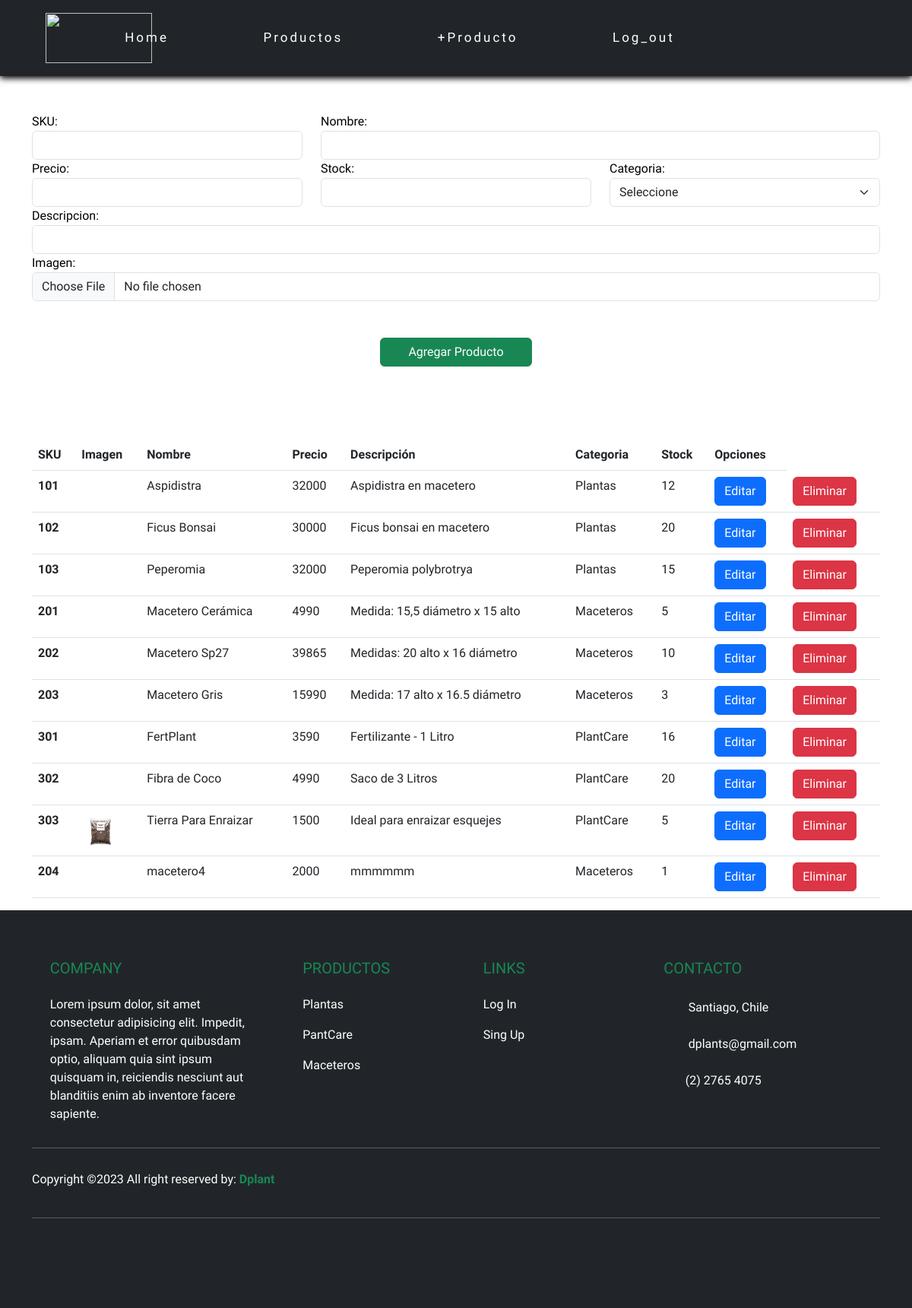
The app's page /agregarProductoBDD.html/ (signed in), older data.
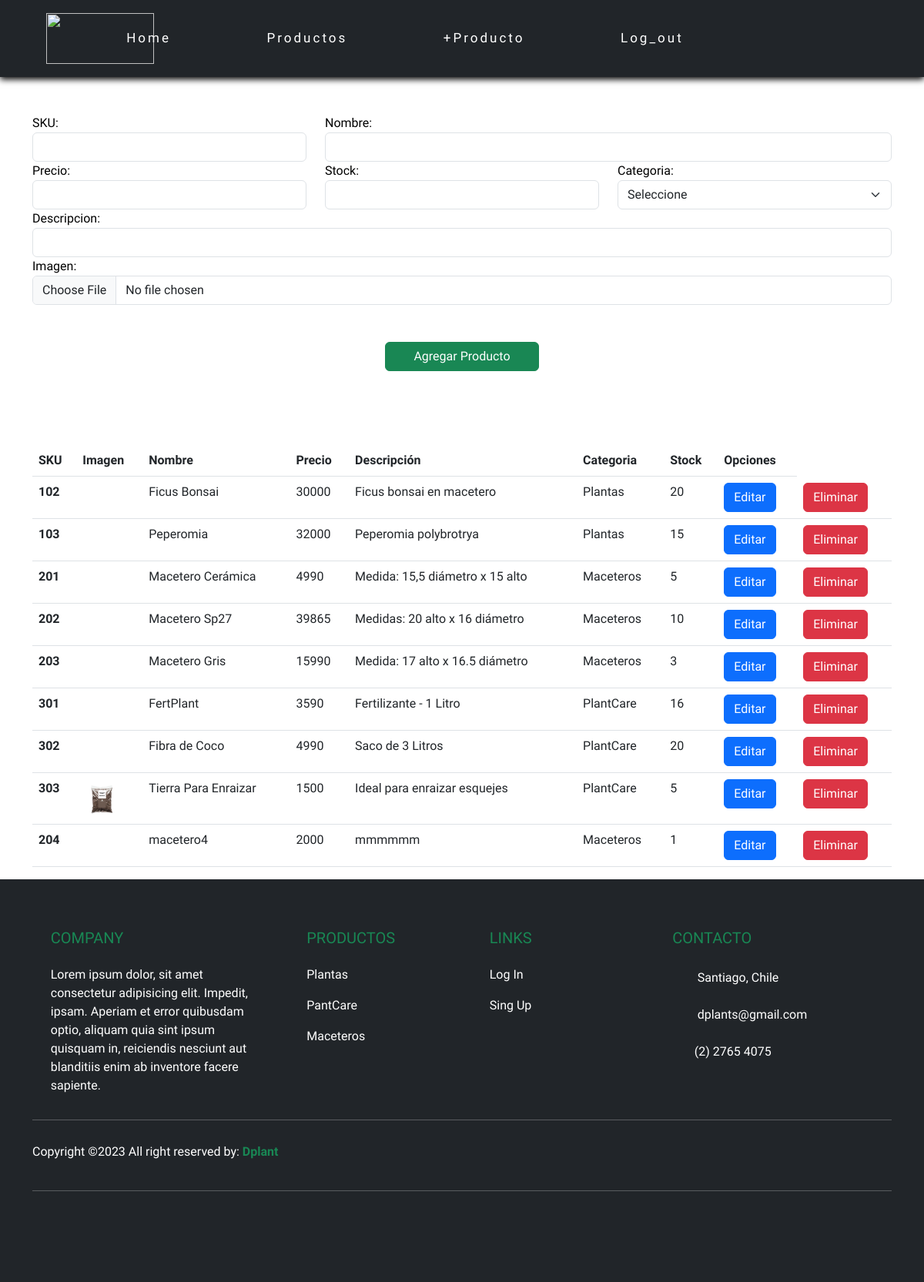
The same page, newer data.
### apps/Tienda/models.py (models this page shows, shortened)
class Producto(models.Model):
    sku = models.CharField(primary_key=True,max_length=15)
    nombre = models.CharField(max_length=50)
    precio = models.IntegerField()
    stock = models.IntegerField()
    fecha = models.DateField(auto_now_add=True)
    descripcion = models.CharField(max_length=120)
    imagenUrl = models.ImageField(upload_to="imgProducto", null=True)
    categoriaId = models.ForeignKey(Categoria, on_delete=models.CASCADE)

class Categoria(models.Model):
    id_categoria = models.IntegerField(primary_key=True)
    nombre_categoria = models.CharField(max_length=22)

### apps/Tienda/views.py (the view)
# urls.py: path('agregarProductoBDD.html/', cargarAgregarProductos , name='cargar_P_BDD'),
@login_required
def cargarAgregarProductos(request):
    categorias = Categoria.objects.all()
    productos = Producto.objects.all()
    return render(request,"agregarProductoBDD.html",{"cate":categorias,"prod":productos})

### apps/Tienda/templates/agregarProductoBDD.html (shortened to what this page needs)
{% extends './base.html' %}
{% load static %}
{% block body %}
    <div class="container mt-5">
        <form id="formularioAgregar" action="/agregarProductoF" method="POST" enctype="multipart/form-data">{% csrf_token %}
            <div class="row">
                <div class="col-md-4">
                    <label for="txtSku">SKU:</label>
                    <input name="txtSku" id="txtSku" type="text" class="form-control">
                </div>
                <div class="col-md-8">
                    <label for="txtnombre">Nombre:</label>
                    <input name="txtnombre" id="txtnombre" type="text" class="form-control">
                </div>
                <div class="col-md-4">
                    <label for="txtprecio">Precio:</label>
                    <input name="txtprecio" id="txtprecio" type="text" class="form-control">
                </div>
                <div class="col-md-4">
                    <label for="txtStock">Stock:</label>
                    <input name="txtStock" id="txtStock" type="text" class="form-control">
                </div>
                <div class="col-md-4">
                    <label for="cmbCategoria">Categoria:</label>
                    <select id="cmbCategoria" name="cmbCategoria" class="form-select" aria-label="Default select example">
                        <option disabled selected>Seleccione</option>
                    </select>
                </div>
                <div class="col-md-12">
                    <label for="txtDescripcion">Descripcion:</label>
                    <input name="txtDescripcion" id="txtDescripcion" type="text" class="form-control">
                </div>
                <div class="col-md-12">
                    <label for="txtImagen">Imagen:</label>
                    <input name="txtImagen" id="txtImagen" type="file" class="form-control">
                </div>
            </div>
            <div class="row d-flex justify-content-around">
                <button class="btn btn-success mt-5 mb-5" type="submit" style="width: 200px;">Agregar Producto</button>
            </div>
        </form>
    </div>
    <div class="container mt-5">
        <table class="table">
            <thead>
            <tr>
                <th scope="col">SKU</th>
                <th scope="col">Imagen</th>
                <th scope="col">Nombre</th>
                <th scope="col">Precio</th>
                <th scope="col">Descripción</th>
                <th scope="col">Categoria</th>
                <th scope="col">Stock</th>
                <th scope="col">Opciones</th>
            </tr>
            </thead>
            <tbody>
                {% for p in prod %}
            <tr>
                <th scope="row">{{p.sku}}</th>
                <td><img src="{{p.imagenUrl.url}}" alt="" height="50"></td>
                <td>
                    {{p.nombre}}
                </td>
                <td>
                    {{p.precio}}
                </td>
                <td>
                    {{p.descripcion}}
                </td>
                <td>
                    {{p.categoriaId.nombre_categoria}}
                </td>
                <td>
                    {{p.stock}}
                </td>
                <td><a href="/editarProducto/{{p.sku}}" class="btn btn-primary">Editar</a></td>
                <td><a href="/eliminarProducto/{{p.sku}}" class="btn btn-danger">Eliminar</a></td>
            </tr>
                {% endfor %}
            </tbody>
        </table>
    </div>
{% endblock %}

### apps/Tienda/templates/base.html (shortened to what this page needs)
{% load static %}
<!DOCTYPE html>
<html lang="en">
<head>
    <link rel="stylesheet" href="https://cdn.jsdelivr.net/npm/bootstrap@5.3.0-alpha3/dist/css/bootstrap.min.css">
    <link rel="stylesheet" href="{% static 'fontawesome/css/all.css' %}">
    <link rel="stylesheet" href="{% static 'css/style.css' %}">
</head>
<body>
    <header class="navbar-dark bg-dark">
        <div class="container-fluid ">
            <div class="navb-logo">
                <img  src="{% static 'img/ffffLogo.jpg' %}" alt="">
            </div>
            <div class="navb-items d-none d-xl-flex">
                <div class="item" id="itemOne">
                    <a href="{% url 'home' %}">Home</a>
                </div>
                <div class="item" id="itemTwo">
                    <a href="{% url 'prod' %}">Productos</a>
                </div>
                {% if request.user.is_authenticated %}
                    <div class="item" id="itemThree">
                        <a href="{% url 'cargar_P_BDD' %}">+Producto</a>
                    </div>
                {% endif %}
                {% if request.user.is_authenticated %}
                    <div class="item" id="itemFour">
                        <a href="{% url 'exit' %}">Log_out</a>
                    </div>
                {% else %}
                    <div class="item" id="itemFour">
                        <a href="{% url 'login' %}">Log_In</a>
                    </div>
                {% endif %}
                <div class="itemShop">
                    <a href="#"><i class="fa-solid fa-cart-shopping"></i></a>
                </div>
                <div class="darkmode item">
                    <label  class="switch" for="slider">
                        <i class="fa-regular fa-sun sun" id="toggleDark"></i>
                    </label>
                </div>
            </div>
        </div>
    </header>
    {% block body %}
    {% endblock %}
    <footer class="bg-dark text-white pt-5 pb-4">
        <div class="container text-center text-md-start">
            <div class="row text-center text-md-start">
                <div class="col-md-3 col-lg-3 col-xl-3 mx-auto mt-3">
                    <h5 class="text-uppercase mb-4 font-weight-bold text-success">Company</h5>
                    <p>Lorem ipsum dolor, sit amet consectetur adipisicing
                        elit. Impedit, ipsam. Aperiam et error quibusdam optio,
                        aliquam quia sint ipsum quisquam in, reiciendis nesciunt
                        aut blanditiis enim ab inventore facere sapiente.</p>
                </div>
                <div class="col-md-2 col-lg-2 col-xl-2 mx-auto mt-3">
                    <h5 class="text-uppercase mb-4 font-weight-bold text-success">Productos</h5>
                    <p>
                        <a href="#" class="text-white" style="text-decoration: none;">Plantas</a>
                    </p>
                    <p>
                        <a href="#" class="text-white" style="text-decoration: none;">PantCare</a>
                    </p>
                    <p>
                        <a href="#" class="text-white" style="text-decoration: none;">Maceteros</a>
                    </p>
                </div>
                <div class="col-md-3 col-lg-2 col-xl-2 mx-auto mt-3">
                    <h5 class="text-uppercase mb-4 font-weight-bold text-success">Links</h5>
                    <p>
                        <a href="logIn.html" class="text-white" style="text-decoration: none;">Log In</a>
                    </p>
                    <p>
                        <a href="singUp.html" class="text-white" style="text-decoration: none;">Sing Up</a>
                    </p>
                </div>
                <div class="col-md-4 col-lg-3 col-xl-3 mx-auto mt-3">
                    <h5 class="text-uppercase mb-4 font-weight-bold text-success">Contacto</h5>
                    <p>
                        <i class="fas fa-home m-2 "></i> Santiago, Chile
                    </p>
                    <p>
                        <i class="fas fa-envelope m-2 "></i> dplants@gmail.com
                    </p>
                    <p>
                        <i class="fas fa-phone m-2 "></i>(2) 2765 4075
                    </p>
                </div>
            </div>
            <hr class="mb-4 ">
            <div class="row align-items-center">
                <div class="col-md-7 col-lg-8">
                    <p> Copyright ©2023 All right reserved by:
                        <a href="#" style="text-decoration: none;">
                            <strong class="text-success">Dplant</strong>
                        </a>
                    </p>
                </div>
                <div class="col-md-5 col-lg-4 ">
                    <div class="text-center text-md-end">
                        <ul class="list-unstyled list-inline">
                            <li class="list-inline-item">
                                <a href="https://es-la.facebook.com/" class="btn-floating btn-sm text-white m-2"
                                    style="font-size: 23px;"><i class="fab fa-facebook"></i></a>
                            </li>
                            <li class="list-inline-item">
                                <a href="https://www.instagram.com/" class="btn-floating btn-sm text-white m-2"
                                    style="font-size: 23px;"><i class="fab fa-instagram"></i></a>
                            </li>
                            <li class="list-inline-item">
                                <a href="https://www.whatsapp.com/?lang=es" class="btn-floating btn-sm text-white m-2"
                                    style="font-size: 23px;"><i class="fab fa-whatsapp"></i></a>
                            </li>
                        </ul>
                    </div>
                </div>
            </div>
            <hr class="mb-4 ">
            <div class="container">
                <div class="colum d-flex">
                    <div class="col">
                        <div id="reloj" class="col"></div>
                    </div>
                    <div class="col">
                        <div class="weather">
                            <li>
                            </li>
                            <li>
                            </li>
                        </div>
                    </div>
                </div>
            </div>
        </div>
    </footer>
</body>
</html>

### apps/Tienda/static/css/style.css (style rules this page uses)
body { font-family: 'Wix Madefor Display', sans-serif; overflow-x: hidden; }
a { text-decoration: none; color: currentColor; }
header { width: 100vw; height:100px; box-shadow: 0px 3px 8px rgb(0, 0, 0); display: flex; align-items: center; }
header .container-fluid { width: 100%; padding: 0 60px; display: flex; align-items: center; justify-content:space-between ; }
header .navb-logo img { width:140px; height: 66px; }
header .navb-items { display: flex; align-items: center; justify-content: flex-end; letter-spacing: 3px; }
header .item { text-align:center; margin-inline: 15%; font-size: 17px; letter-spacing: 3px; color: #ffffff; padding: 5px 0; transition: all .4s ease; border-bottom: 0px solid #000000; border-top: 0px solid #000000; cursor: pointer; }
header .itemShop i { color: #ffffff; transition: all .6s ease; }
#reloj { margin-left: 120px; font-size: 15px; width: 10px; height: 70px; color: #ffffff; }
.weather { display: flex; justify-content:flex-start; list-style: none; }
body { color: var(--text); background-color: var(--background); }
.switch { position: relative; display: inline-block; width: 50px; height: 24px; border-radius: 12px; }
.sun { font-size: 20px; cursor: pointer; color: #ffffff; }

Row changes from the older to the newer data that the page shows:
removed Producto: sku "101", nombre "Aspidistra", precio "32000", descripcion "Aspidistra en macetero", categoriaId.nombre_categoria "Plantas", stock "12"
